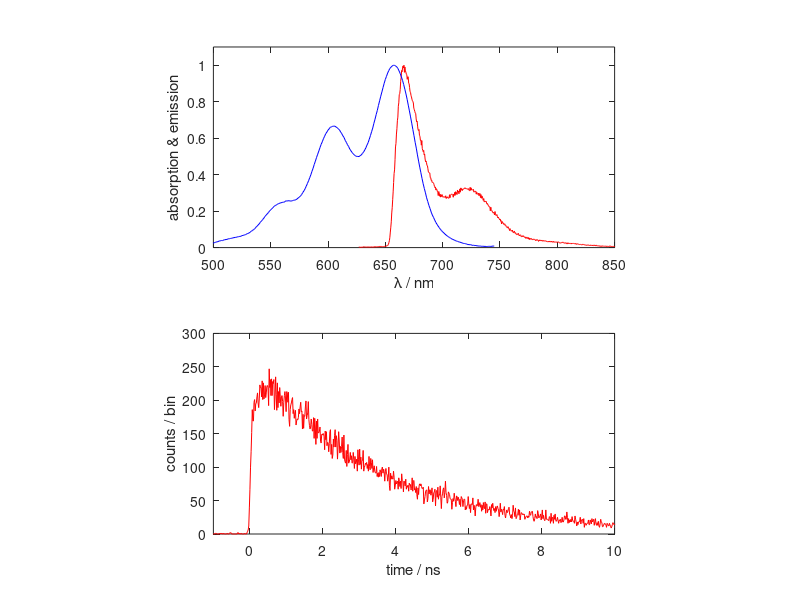

This figure's MATLAB source:
%ensemble absorption and emission in PMMA film
load('TDI_absem.mat');
%typical single molecule tcspc trace
load('TDI_TCSPC.mat');

figure(1)
subplot(2,1,1)
hold on
plot(lambda_emission,emission,'Color',[1 0 0]);
plot(lambda_absorption, absorption,'Color',[0 0 1]);
axis([500 850 0 1.1]);
ylabel('absorption & emission');
xlabel('\lambda / nm');
box on
pbaspect([2 1 1]);

subplot(2,1,2)
plot(time_tcspc,emission_tcspc,'Color',[1 0 0]);
axis([-1 10 0 300]);
ylabel('counts / bin');
xlabel('time / ns');
box on
pbaspect([2 1 1]);
